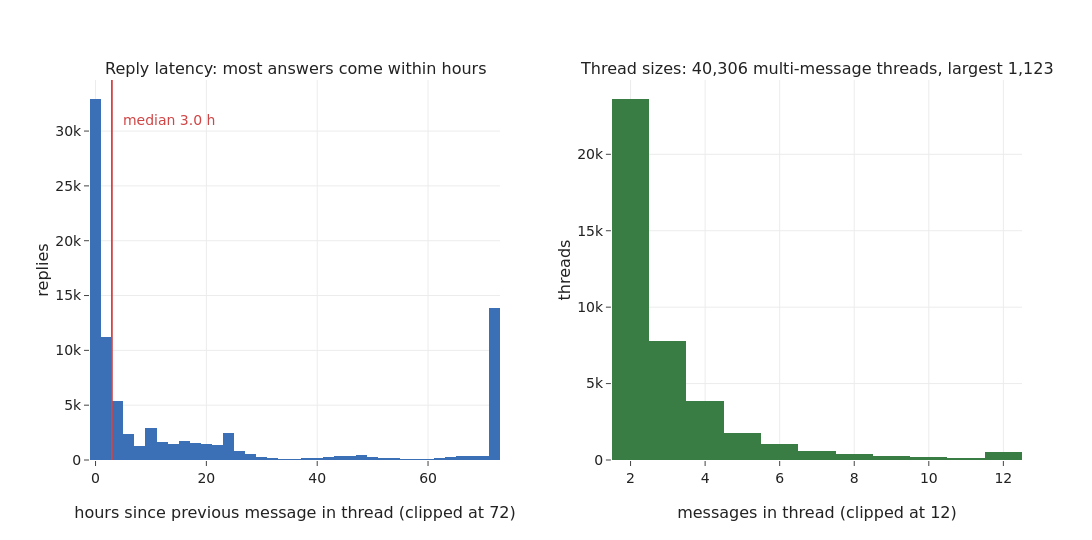

Notebook code cell kept with this figure:
### Markdown cell above
## H. Conversation threads, now that we can build them

The week-three notebook could not look at conversations at all: the release has
no `In-Reply-To` or `References` headers, so there was nothing to chain replies
with. The cleaning step reconstructs threads from a shared normalised subject
plus an overlapping participant within a 30-day window, which gives 40,306
multi-message threads to work with. Two questions the originals could never
reach: how fast people reply, and how big conversations get.

### Code cell
thr = mt.sort_values(["thread_id", "date"]).copy()
thr["gap_h"] = thr.groupby("thread_id")["date"].diff().dt.total_seconds() / 3600
lat = thr.loc[thr["thread_position"] > 1, "gap_h"].dropna()
lat = lat[lat >= 0]
sizes = msg.groupby("thread_id").size()
multi = sizes[sizes > 1]
print(f"multi-message threads: {len(multi):,}")
print(f"reply latency (h): median {lat.median():.1f}, "
      f"p25 {lat.quantile(.25):.1f}, p75 {lat.quantile(.75):.1f}")
print(f"replies within 1h: {(lat<1).mean():.0%}; within 24h: {(lat<24).mean():.0%}")

fig = make_subplots(rows=1, cols=2, horizontal_spacing=0.12,
    subplot_titles=["Reply latency: most answers come within hours",
                    f"Thread sizes: {len(multi):,} multi-message threads, "
                    f"largest {int(sizes.max()):,}"])
fig.add_trace(go.Histogram(x=lat.clip(upper=72), nbinsx=72, marker_color=BLUE,
    showlegend=False), row=1, col=1)
fig.add_vline(x=lat.median(), line=dict(color=RED, width=1.8), row=1, col=1)
fig.add_annotation(x=lat.median(), y=0.92, yref="y domain", yanchor="top",
    xanchor="left", text=f"  median {lat.median():.1f} h", showarrow=False,
    font=dict(size=14, color=RED), row=1, col=1)
fig.update_xaxes(title_text="hours since previous message in thread (clipped at 72)",
    row=1, col=1)
fig.update_yaxes(title_text="replies", row=1, col=1)

vc = multi.clip(upper=12).value_counts().sort_index()
fig.add_trace(go.Bar(x=list(vc.index), y=list(vc.values), marker_color=GREEN,
    showlegend=False), row=1, col=2)
fig.update_xaxes(title_text="messages in thread (clipped at 12)", row=1, col=2)
fig.update_yaxes(title_text="threads", row=1, col=2)
save_fig(fig, "h1_threads.png", w=1200, h=540)

### Figure 1 — Plotly figure (JSON) as saved in the notebook; plotly's stock layout.template omitted (floating-point values rounded to 4 significant figures; data arrays with more than 128 entries replaced by an {"elided": "..."} marker saying what was removed)
{"data": [{"marker": {"color": "#3b6fb6"}, "nbinsx": 72, "showlegend": false, "type": "histogram", "x": {"elided": "87921 float values"}, "xaxis": "x", "yaxis": "y"}, {"marker": {"color": "#3a7d44"}, "showlegend": false, "type": "bar", "x": [2, 3, 4, 5, 6, 7, 8, 9, 10, 11, 12], "xaxis": "x2", "y": [23619, 7803, 3858, 1785, 1074, 613, 383, 256, 212, 148, 555], "yaxis": "y2"}], "layout": {"annotations": [{"font": {"size": 16}, "showarrow": false, "text": "Reply latency: most answers come within hours", "x": 0.22, "xanchor": "center", "xref": "paper", "y": 1.0, "yanchor": "bottom", "yref": "paper"}, {"font": {"size": 16}, "showarrow": false, "text": "Thread sizes: 40,306 multi-message threads, largest 1,123", "x": 0.78, "xanchor": "center", "xref": "paper", "y": 1.0, "yanchor": "bottom", "yref": "paper"}, {"font": {"color": "#d04545", "size": 14}, "showarrow": false, "text": "  median 3.0 h", "x": 2.95, "xanchor": "left", "xref": "x", "y": 0.92, "yanchor": "top", "yref": "y domain"}], "height": 540, "margin": {"b": 80, "l": 90, "r": 70, "t": 80}, "shapes": [{"line": {"color": "#d04545", "width": 1.8}, "type": "line", "x0": 2.95, "x1": 2.95, "xref": "x", "y0": 0, "y1": 1, "yref": "y domain"}], "width": 1200, "xaxis": {"anchor": "y", "domain": [0.0, 0.44], "title": {"text": "hours since previous message in thread (clipped at 72)"}}, "xaxis2": {"anchor": "y2", "domain": [0.56, 1.0], "title": {"text": "messages in thread (clipped at 12)"}}, "yaxis": {"anchor": "x", "domain": [0.0, 1.0], "title": {"text": "replies"}}, "yaxis2": {"anchor": "x2", "domain": [0.0, 1.0], "title": {"text": "threads"}}}}
